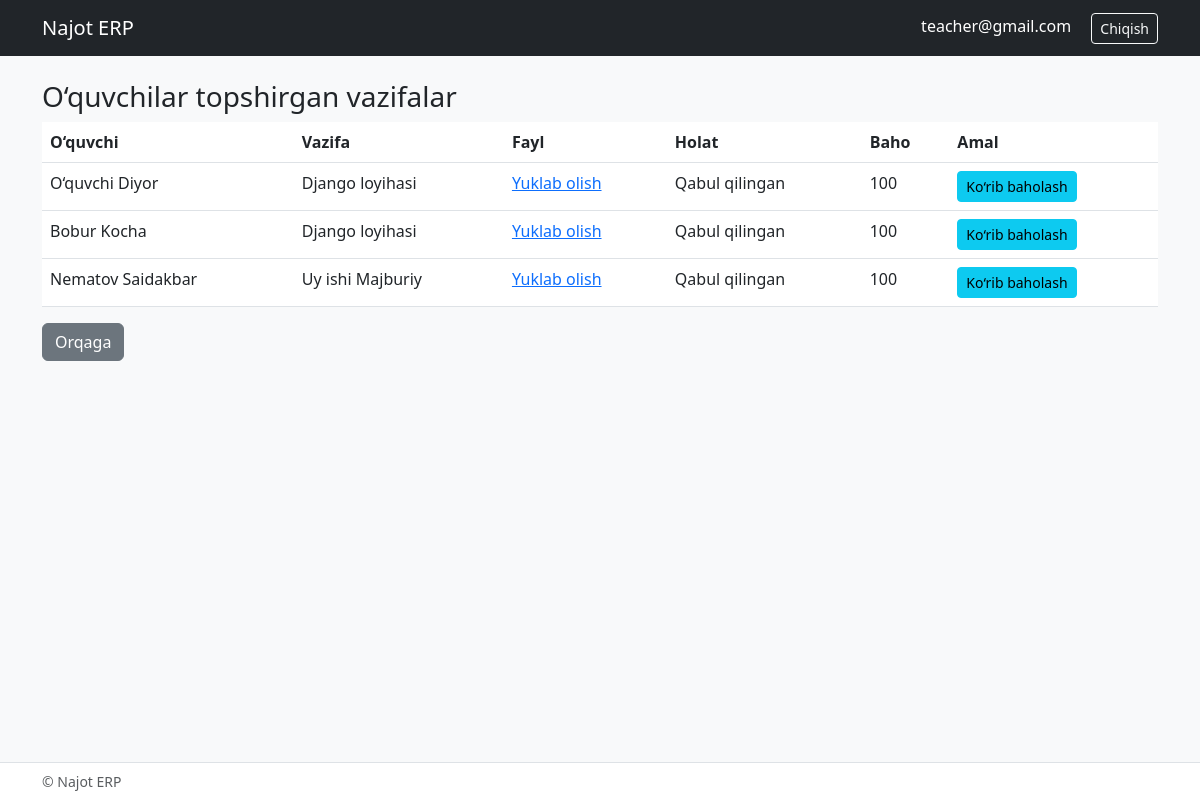
The page /teacher/homework_uploads/ (signed in) on the database its author committed.
### configapp/models/auth_user.py (models this page shows, shortened)
class User(AbstractBaseUser, PermissionsMixin):
    phone_regex = RegexValidator(
        regex=r'^\+9989\d{8}$',
        message="Telefon raqam +9989XXXXXXXX formatida bo‘lishi kerak"
    )
    phone_number = models.CharField(validators=[phone_regex], max_length=13, null=True, blank=True)
    email = models.EmailField(unique=True, null=True, blank=True)
    is_staff = models.BooleanField(default=False)
    is_admin = models.BooleanField(default=False)
    is_active = models.BooleanField(default=True)
    is_student = models.BooleanField(default=False)
    is_teacher = models.BooleanField(default=False)
    groups = models.ManyToManyField('auth.Group', related_name="custom_user_groups", blank=True)
    user_permissions = models.ManyToManyField('auth.Permission', related_name="custom_user_permissions", blank=True)
    objects = CustomUserManager()
    USERNAME_FIELD = "email"
    REQUIRED_FIELDS = []

### configapp/models/lesson_homework.py (models this page shows, shortened)
class HomeworkUpload(BaseModel):
    student = models.ForeignKey(Student, on_delete=models.CASCADE, related_name='homework_uploads')
    homework = models.ForeignKey(Homework, on_delete=models.CASCADE, related_name='uploads')
    text = models.TextField(blank=True, null=True)
    file = models.FileField(upload_to='student_homework/files/', blank=True, null=True)
    photo = models.FileField(upload_to='student_homework/photos/', blank=True, null=True)
    mark = models.SmallIntegerField(blank=True, null=True)
    is_checked = models.BooleanField(default=False)
    STATUS_CHOICES = (
        ('not_submitted', 'Berilmagan'),
        ('pending', 'Kutayotgan'),
        ('accepted', 'Qabul qilingan'),
    )
    status = models.CharField(max_length=20, choices=STATUS_CHOICES, default='not_submitted')

class Homework(BaseModel):
    title = models.CharField(max_length=200, blank=True, null=True)
    description = models.TextField(blank=True, null=True)
    deadline = models.DateField(blank=True, null=True)
    is_active = models.BooleanField(default=True)

### configapp/models/auth_student.py (models this page shows, shortened)
class Student(BaseModel):
    full_name = models.CharField(max_length=150)
    user = models.OneToOneField(User, on_delete=models.CASCADE)
    group = models.ManyToManyField(GroupStudent, related_name='get_group', blank=True)
    is_line = models.BooleanField(default=False)
    descriptions = models.TextField(blank=True, null=True)

### configapp/views.py (the view)
# urls.py: path('teacher/homework_uploads/', views.homework_list, name='homework_list'),
@login_required
def homework_list(request):
    uploads = HomeworkUpload.objects.filter(homework__lesson__teacher__user=request.user)
    return render(request, 'teacher/homework_list.html', {'uploads': uploads})

### configapp/templates/teacher/homework_list.html (shortened to what this page needs)
{% extends 'base.html' %}
{% block content %}
<h3>O‘quvchilar topshirgan vazifalar</h3>
<table class="table table-hover">
  <thead>
    <tr><th>O‘quvchi</th><th>Vazifa</th><th>Fayl</th><th>Holat</th><th>Baho</th><th>Amal</th></tr>
  </thead>
  <tbody>
    {% for u in uploads %}
      <tr>
        <td>{{ u.student.full_name }}</td>
        <td>{{ u.homework.title }}</td>
        <td>
          {% if u.file %}
            <a href="{{ u.file.url }}" download>Yuklab olish</a>
          {% elif u.photo %}
            <a href="{{ u.photo.url }}" download>Rasm</a>
          {% else %}
            -
          {% endif %}
        </td>
        <td>{{ u.get_status_display }}</td>
        <td>{{ u.mark|default:"-" }}</td>
        <td><a href="{% url 'check_homework' u.id %}" class="btn btn-sm btn-info">Ko‘rib baholash</a></td>
      </tr>
    {% empty %}
      <tr><td colspan="6" class="text-center text-muted">Topshiriqlar yo‘q</td></tr>
    {% endfor %}
  </tbody>
</table>
<a href="{% url 'teacher_dashboard' %}" class="btn btn-secondary">Orqaga</a>
{% endblock %}

### configapp/templates/base.html (shortened to what this page needs)
<!DOCTYPE html>
<html lang="uz">
<head>
  <link href="https://cdn.jsdelivr.net/npm/bootstrap@5.3.0/dist/css/bootstrap.min.css" rel="stylesheet">
</head>
<body class="bg-light">
<nav class="navbar navbar-expand-lg navbar-dark bg-dark">
  <div class="container">
    <a class="navbar-brand" href="/">Najot ERP</a>
    <div class="ms-auto">
      {% if user.is_authenticated %}
        <span class="text-white me-3">{{ user.email|default:user.phone_number }}</span>
        <a href="{% url 'logout' %}" class="btn btn-outline-light btn-sm">Chiqish</a>
      {% else %}
        <a href="{% url 'login' %}" class="btn btn-outline-light btn-sm">Kirish</a>
      {% endif %}
    </div>
  </div>
</nav>
<div class="container mt-4">
  {% block content %}{% endblock %}
</div>
<footer class="bg-white border-top fixed-bottom">
  <div class="container py-2 text-muted small">
    © Najot ERP
  </div>
</footer>
</body>
</html>

### configapp/templates/base.html (style rules this page uses)
body { padding-bottom: 60px; }

### rows shown on the page
User: email "teacher@gmail.com"
HomeworkUpload: student.full_name "O‘quvchi Diyor", homework "Django loyihasi", status "Qabul qilingan", mark "100"
HomeworkUpload: student.full_name "Bobur Kocha", homework "Django loyihasi", status "Qabul qilingan", mark "100"
HomeworkUpload: student.full_name "Nematov Saidakbar", homework "Uy ishi Majburiy", status "Qabul qilingan", mark "100"
